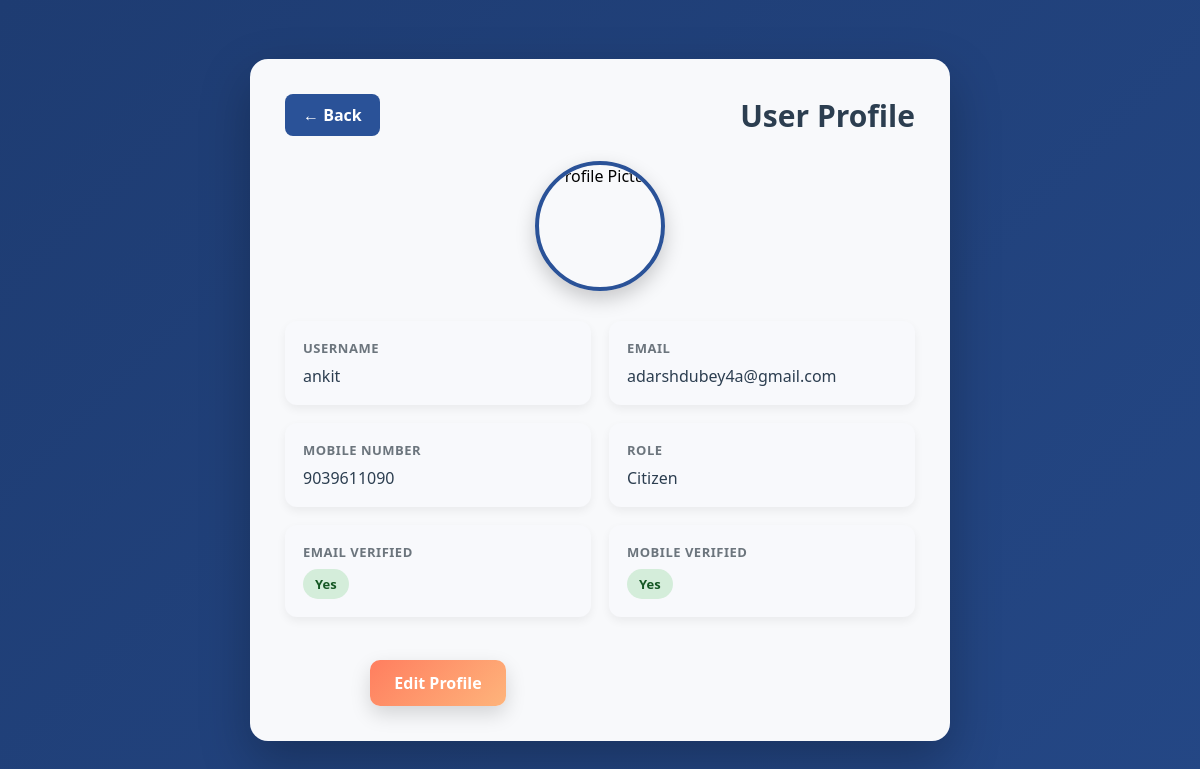
Screenshot of /user_profile/ (signed in) with the database file from the repository.
### ACCOUNT/models.py (models this page shows, shortened)
class UserModel(AbstractUser):
    ROLE_CHOICES = (
        ('citizen','Citizen'),
        ('officer','Officer'),
        ('admin','Admin')
    )
    role = models.CharField(max_length=10,choices=ROLE_CHOICES,default="citizen")
    address = models.CharField(max_length=1000,blank=True,null=True)
    mobile_number = models.CharField(max_length=15, unique=True)
    is_email_verified = models.BooleanField(default=False)
    is_mobile_verified = models.BooleanField(default=False)
    email_otp = models.CharField(max_length=6,null=True,blank=True)
    mobile_otp = models.CharField(max_length=6,null=True,blank=True)
    otp_created_at = models.DateTimeField(null=True,blank=True)
    profile_picture = CloudinaryField('profile_picture',blank=True,null=True)
    class Meta:
        verbose_name = "UserModel"

### ACCOUNT/views.py (the view)
# urls.py: path("user_profile/",views.user_profile,name="user_profile"),
def user_profile(request):
   if request.user.is_authenticated:
    return render(request,'account/user_profile.html',{'user_data':request.user})

### templates/account/user_profile.html (shortened to what this page needs)
<!DOCTYPE html>
{% load static %}
<html lang="en">
<head>
    <link rel="stylesheet" href="{% static 'account/css/user_profile.css' %}?{% now 'U' %}">
</head>
<body>
    <div class="profile-container">
        <div class="profile-card">
            <div class="top-section">
                <a href="{% url 'home' %}" class="back-btn">← Back</a>
                <h1>User Profile</h1>
            </div>
            <div class="profile-image-section">
                {% if user_data.profile_picture %}
                <img src="{{ user_data.profile_picture.url }}" alt="Profile Picture" class="profile-img">
                {% else %}
                <div class="default-avatar">
                    {{ user_data.username|first|upper }}
                </div>
                {% endif %}
            </div>
            <div class="profile-info">
                <div class="info-box">
                    <span class="label">Username</span>
                    <span class="value">{{ user_data.username }}</span>
                </div>
                <div class="info-box">
                    <span class="label">Email</span>
                    <span class="value">{{ user_data.email }}</span>
                </div>
                <div class="info-box">
                    <span class="label">Mobile Number</span>
                    <span class="value">{{ user_data.mobile_number }}</span>
                </div>
                <div class="info-box">
                    <span class="label">Role</span>
                    <span class="value">{{ user_data.role|title }}</span>
                </div>
                <div class="info-box">
                    <span class="label">Email Verified</span>
                    <span class="value">
                        {% if user_data.is_email_verified %}
                        <span class="verified yes">Yes</span>
                        {% else %}
                        <span class="verified no">No</span>
                        {% endif %}
                    </span>
                </div>
                <div class="info-box">
                    <span class="label">Mobile Verified</span>
                    <span class="value">
                        {% if user_data.is_mobile_verified %}
                        <span class="verified yes">Yes</span>
                        {% else %}
                        <span class="verified no">No</span>
                        {% endif %}
                    </span>
                </div>
                <div class="action-buttons">
                    <a href="{% url 'edit_profile_citizen' %}" class="edit-btn">Edit Profile</a>
                </div>
            </div>
        </div>
    </div>
</body>
</html>

### static/account/css/user_profile.css (style rules this page uses)
* { margin:0; padding:0; box-sizing:border-box; font-family:'Segoe UI', Tahoma, Geneva, Verdana, sans-serif; }
body { min-height:100vh; display:flex; justify-content:center; align-items:center; background:linear-gradient(135deg,#1e3c72,#2a5298,#6dd5ed); background-size:400% 400%; animation:gradientMove 10s ease infinite; padding:20px; }
.profile-container { width:100%; max-width:700px; }
.profile-card { background:rgba(255,255,255,0.97); border-radius:18px; padding:35px; box-shadow:0 20px 50px rgba(0,0,0,0.25); }
.top-section { display:flex; justify-content:space-between; align-items:center; margin-bottom:25px; }
.top-section h1 { color:#2c3e50; font-size:30px; }
.back-btn { text-decoration:none; background:#2a5298; color:white; padding:10px 18px; border-radius:8px; font-weight:600; transition:.3s; }
.profile-image-section { display:flex; justify-content:center; margin-bottom:30px; }
.profile-img { width:130px; height:130px; border-radius:50%; object-fit:cover; border:4px solid #2a5298; box-shadow:0 8px 20px rgba(0,0,0,.2); }
.profile-info { display:grid; grid-template-columns:1fr 1fr; gap:18px; }
.info-box { background:#f8f9fc; padding:18px; border-radius:12px; display:flex; flex-direction:column; gap:8px; box-shadow:0 4px 10px rgba(0,0,0,.06); }
.label { font-size:13px; font-weight:700; color:#6c757d; text-transform:uppercase; letter-spacing:.5px; }
.value { font-size:16px; font-weight:500; color:#2c3e50; word-break:break-word; }
.verified { padding:6px 12px; border-radius:20px; font-size:13px; font-weight:700; display:inline-block; width:fit-content; }
.yes { background:#d4edda; color:#155724; }
.action-buttons { margin-top:25px; display:flex; justify-content:center; }
.edit-btn { text-decoration:none; background:linear-gradient(135deg,#ff7e5f,#feb47b); color:white; padding:12px 24px; border-radius:10px; font-weight:600; transition:.3s; box-shadow:0 8px 20px rgba(0,0,0,.15); }

### rows the page displays
UserModel: username "ankit", email "adarshdubey4a@gmail.com", mobile_number "9039611090", role "Citizen"
